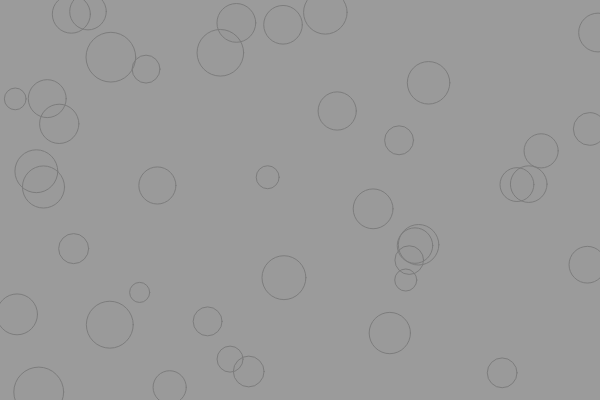
Frame 1 (no input)
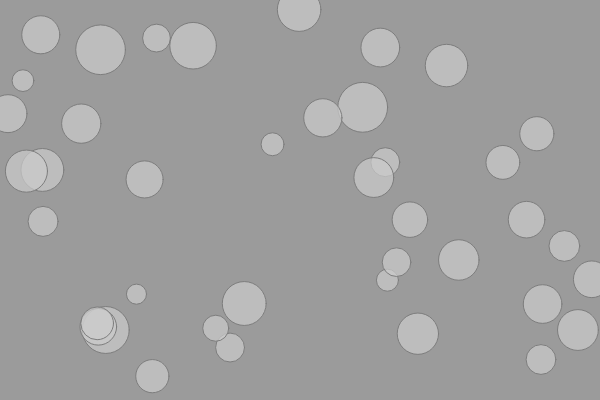
Frame 60 (no input)
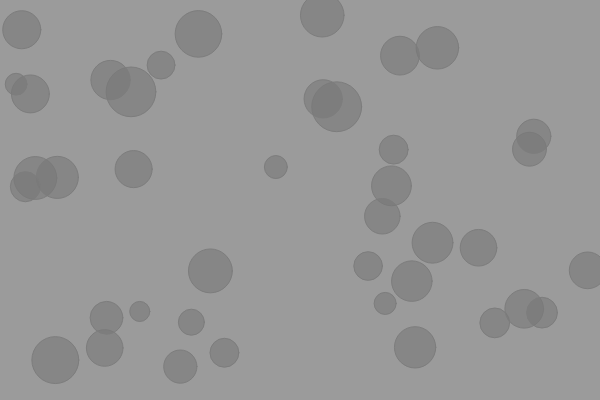
Frame 120 (the mouse pressed at the canvas centre since frame 60)

The p5.js sketch that drew these frames (run headless with seeded random() and noise() and a simulated clock; from frame 60 on, the mouse is pressed at the canvas centre):

// p5.js sketch
// ── sketch.js
var balls = [];
var ballNum;
var currentNum;
var para;
var slide;
var button;
var corX;
var corY;

function setup() {
	createCanvas(600, 400);
	ballNum = 40;
	para = createP('Number of balls is | ' + ballNum);
	slide = createSlider(1, 250, 40);
	button = createButton("Reset");
	button.mousePressed(hardReset);
	for (var i = 0; i < ballNum; i++) {
		balls[i] = new Ball();
	}
}

function draw() {
	background(155);
	if (ballNum != slide.value()) {
		ballNum = slide.value();
		para.html('Number of balls is | ' + ballNum);
		balls = [];
		for (var j = 0; j < ballNum; j++) {
			balls[j] = new Ball();
		}
	}
	for (var i = 0; i < balls.length; i++) {
		balls[i].drawing();
		balls[i].update();
		balls[i].colCheck();

		if (balls[i].x < 0) {
			balls[i].newBall();
			balls[i].drawing();
		} else if (balls[i].x > width) {
			balls[i].newBall();
			balls[i].drawing();
		} else if (balls[i].y < 0) {
			balls[i].newBall();
			balls[i].drawing();
		} else if (balls[i].y > height) {
			balls[i].newBall();
			balls[i].drawing();
		}

	}
}


function mousePressed() {
	for (var i = 0; i < balls.length; i++) {
		balls[i].n = i;
		balls[i].clicked(mouseX, mouseY);
	}
}


function hardReset() {
	ballNum = 0;
	slide.value(40);
}
// ── ball.js
function Ball() {
	this.x = random(0, width);
	this.y = random(0, height);
	this.r = random(20, 50);
	this.alp = 2;
	this.alpSpeed = 3;
	this.white = 75;
	this.whiteSpeed = 3;

	this.drawing = function() {
		stroke(125);
		fill(this.white, this.alp);
		ellipse(this.x, this.y, this.r);
	}

	this.update = function() {
		this.x += random(-5, 5);
		this.y += random(-5, 5);
		this.alp += this.alpSpeed;
		this.white += this.whiteSpeed;

	}

	this.newBall = function() {
		this.x = random(0, width);
		this.y = random(0, height);
	}

	this.clicked = function(px, py) {
		var d = dist(px, py, this.x, this.y);
		if (d < this.r / 2) {
			console.log('yes |' + ' framecount ' + frameCount + ' | number' + this.n);
			balls.splice(this.n, 1);
		}
	}

	this.colCheck = function() {
		if (this.alp > 255) {
			this.alpSpeed *= -1;
		} else if (this.alp < 1) {
			this.alpSpeed *= -1;
		}

		if (this.white > 225) {
			this.whiteSpeed *= -1;
		} else if (this.white < 75) {
			this.whiteSpeed *= -1;
		}
	}
}
